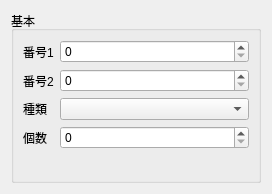
<?xml version="1.0" encoding="UTF-8"?>
<ui version="4.0">
 <class>ItemTabForm</class>
 <widget class="QWidget" name="ItemTabForm">
  <property name="geometry">
   <rect>
    <x>0</x>
    <y>0</y>
    <width>272</width>
    <height>194</height>
   </rect>
  </property>
  <property name="windowTitle">
   <string notr="true">Form</string>
  </property>
  <layout class="QHBoxLayout" name="horizontalLayout">
   <item>
    <widget class="QGroupBox" name="groupBox_4">
     <property name="title">
      <string>基本</string>
     </property>
     <layout class="QVBoxLayout" name="verticalLayout_2">
      <item>
       <layout class="QFormLayout" name="formLayout">
        <item row="0" column="0">
         <widget class="QLabel" name="label">
          <property name="text">
           <string>番号1</string>
          </property>
         </widget>
        </item>
        <item row="0" column="1">
         <widget class="QSpinBox" name="num1SB">
          <property name="maximum">
           <number>65535</number>
          </property>
         </widget>
        </item>
        <item row="1" column="0">
         <widget class="QLabel" name="label_2">
          <property name="text">
           <string>番号2</string>
          </property>
         </widget>
        </item>
        <item row="1" column="1">
         <widget class="QSpinBox" name="num2SB">
          <property name="maximum">
           <number>65535</number>
          </property>
         </widget>
        </item>
        <item row="2" column="0">
         <widget class="QLabel" name="label_3">
          <property name="text">
           <string>種類</string>
          </property>
         </widget>
        </item>
        <item row="2" column="1">
         <widget class="QComboBox" name="itemCB">
          <property name="minimumSize">
           <size>
            <width>180</width>
            <height>0</height>
           </size>
          </property>
         </widget>
        </item>
        <item row="4" column="0">
         <widget class="QLabel" name="label_7">
          <property name="text">
           <string>個数</string>
          </property>
         </widget>
        </item>
        <item row="4" column="1">
         <widget class="QSpinBox" name="countSB">
          <property name="minimum">
           <number>0</number>
          </property>
         </widget>
        </item>
       </layout>
      </item>
     </layout>
    </widget>
   </item>
  </layout>
 </widget>
 <resources/>
 <connections/>
</ui>
